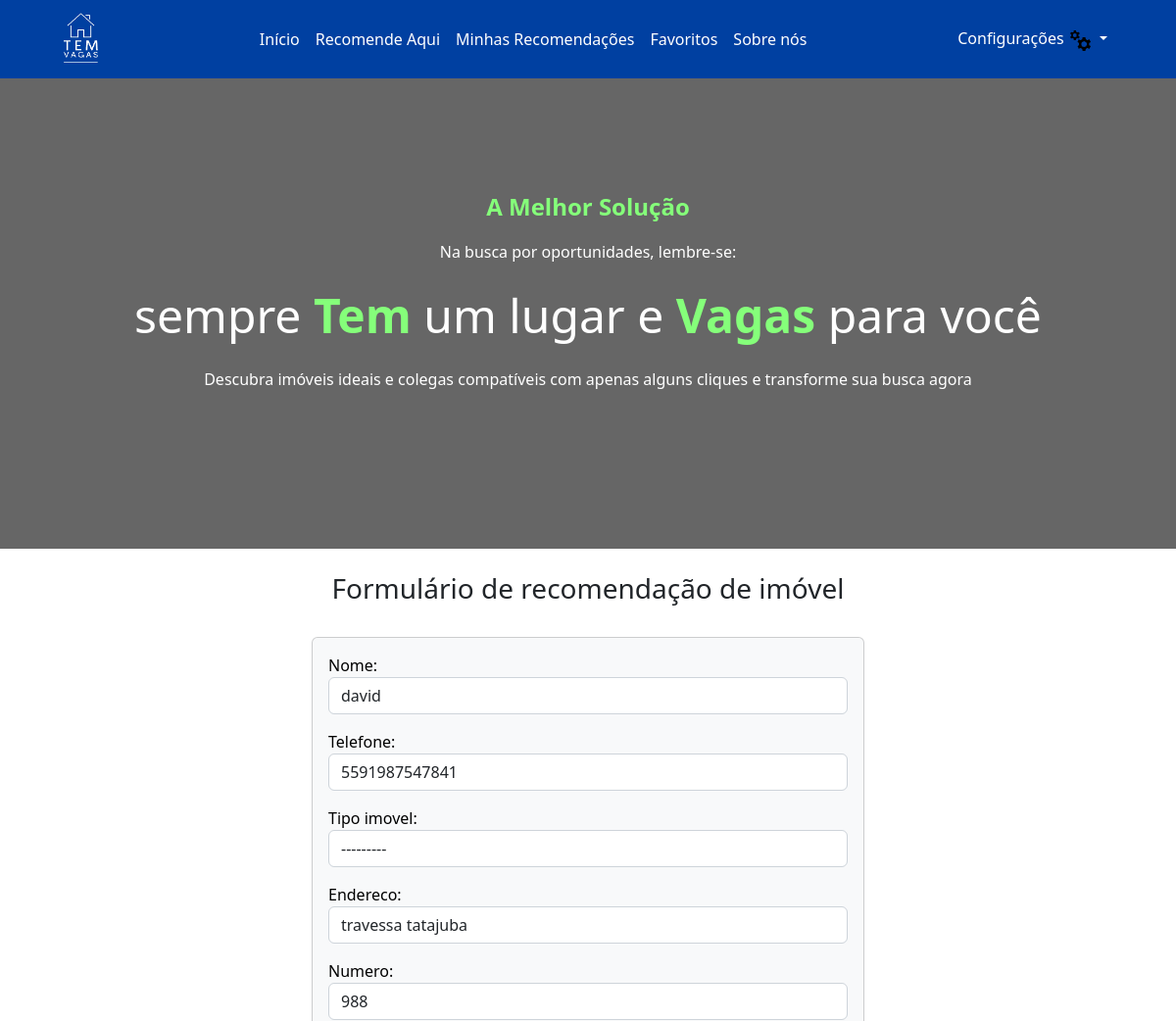
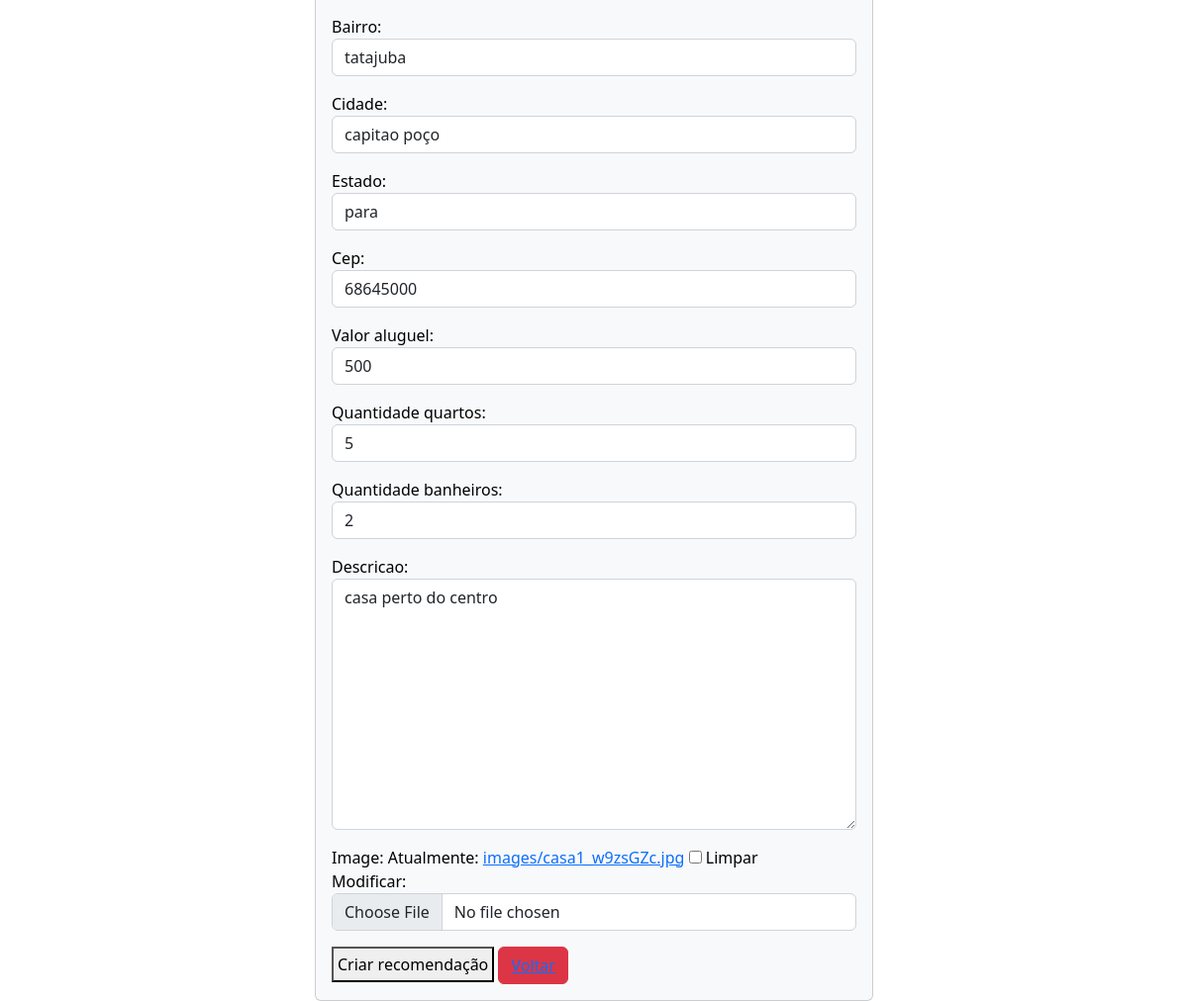
The page /recommendation-update/15/ (signed in) on the database its author committed (2 pictures, top to bottom).
### posts_app/models.py (models this page shows, shortened)
class recomendacoes(models.Model):
    nome = models.CharField(max_length=100)
    telefone = models.CharField(max_length=15)
    TIPOS_IMOVEL = [
        ('Casa', 'Casa'),
        ('Kitnet', 'Kit-net'),
        ('Compartilhar', 'Compartilhar'),
        ('Condominio', 'Condomínio'),
    ]
    tipo_imovel = models.CharField(max_length=100, choices=TIPOS_IMOVEL)
    endereco = models.CharField(max_length=255)
    numero = models.CharField(max_length=5)
    bairro = models.CharField(max_length=255)
    cidade = models.CharField(max_length=15)
    estado = models.CharField(max_length=15)
    cep = models.CharField(max_length=8)
    valor_aluguel = models.CharField(max_length=10)
    quantidade_quartos = models.CharField(max_length=2)
    quantidade_banheiros = models.CharField(max_length=2)
    descricao = models.TextField()
    image = models.ImageField(upload_to='images/', blank=True, null=True)
    create_at = models.DateTimeField(auto_now_add=True)
    owner = models.ForeignKey(get_user_model(), on_delete=models.CASCADE, null=True)
    curtidas = models.ManyToManyField(get_user_model(), through='Curtida', related_name='curtidas')
    favoritos = models.ManyToManyField(get_user_model(), through='Favorito', related_name='favoritos')
    class Meta:
        verbose_name = 'Imovel'
        verbose_name_plural = 'Imoveis'
        ordering = ['id']

### posts_app/views.py (the view)
# urls.py: path('recommendation-update/<int:id>/', views.recommendation_update, name='recommendation-update'),
@login_required
def recommendation_update(request, id):
    recommendation = get_object_or_404(recomendacoes, id=id)
    if request.user != recommendation.owner:
        return HttpResponseForbidden('Você não tem permissão para editar esta recomendação.')
    if request.method == 'POST':
        form = RecommendationForm(request.POST, request.FILES, instance=recommendation)
        if form.is_valid():
            form.save()
            messages.warning(request, 'A recomendação foi atualizada com sucesso')
            return HttpResponseRedirect(reverse('recommendation-detail', args=[recommendation.id]))
    form = RecommendationForm(instance=recommendation)
    return render(request, 'recommendation-form.html', {"form": form})

### posts_app/forms.py
class RecommendationForm(forms.ModelForm):
    class Meta:
        model = recomendacoes
        exclude = ("owner", "curtidas", "favoritos" )
    def __init__(self, *args, **kwargs):  # Corrigido aqui
        super().__init__(*args, **kwargs)
        for field_name, field in self.fields.items():
            field.widget.attrs["class"] = "form-control"

### posts_app/templates/recommendation-form.html (shortened to what this page needs)
{% load static %}
<!DOCTYPE html>
{% include '_navbar.html' %}
<link href="https://cdn.jsdelivr.net/npm/bootstrap@5.2.3/dist/css/bootstrap.min.css" rel="stylesheet">
<link rel="stylesheet" href="{% static 'css/_navbar.css' %}">
{% block content %}
	<div class="row justify-content-center">
		<div class="col-md-6">
			<h3 class="text-center">Formulário de recomendação de imóvel</h3>
			<br>
				<div class="container">
					<div class="card h-100 text-bg-light p-3">
						<form method="post" action="{% if request.method == 'POST' %}{% url 'create-recommendation' %}{% endif %}"
						enctype="multipart/form-data">
						{{ form.as_p }}
						<button class="border-1 p-1"type="submit">Criar recomendação</button>
						<button class="btn btn-danger "><a href="{% url 'main-page' %}">Voltar</a></button>
						</form>
					</div>
				</div>
		</div>
	</div>
{% endblock content %}

### rows shown on the page
recomendacoes: nome "david", telefone "5591987547841", tipo_imovel "---------", endereco "travessa tatajuba", numero "988", bairro "tatajuba", cidade "capitao poço", estado "para", cep "68645000", valor_aluguel "500", quantidade_quartos "5", quantidade_banheiros "2", descricao "casa perto do centro"
